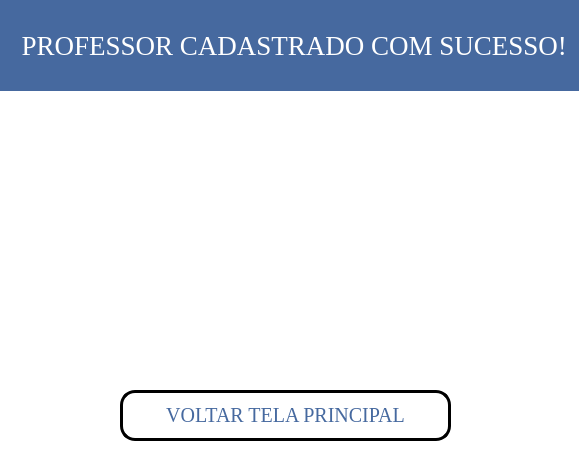
<?xml version="1.0" encoding="UTF-8"?>
<ui version="4.0">
 <class>tela_aluno_matriculado</class>
 <widget class="QMainWindow" name="tela_aluno_matriculado">
  <property name="geometry">
   <rect>
    <x>0</x>
    <y>0</y>
    <width>579</width>
    <height>455</height>
   </rect>
  </property>
  <property name="windowTitle">
   <string>Confirmação de Cadastro</string>
  </property>
  <property name="windowIcon">
   <iconset>
    <normaloff>../../../Downloads/Colorful Modern Infinity Technology Free Logo.png</normaloff>../../../Downloads/Colorful Modern Infinity Technology Free Logo.png</iconset>
  </property>
  <property name="styleSheet">
   <string notr="true">background-color:rgb(255, 255, 255)</string>
  </property>
  <widget class="QWidget" name="centralwidget">
   <widget class="QLabel" name="label_2">
    <property name="geometry">
     <rect>
      <x>-70</x>
      <y>0</y>
      <width>661</width>
      <height>91</height>
     </rect>
    </property>
    <property name="font">
     <font>
      <family>Georgia</family>
      <pointsize>20</pointsize>
      <weight>50</weight>
      <bold>false</bold>
     </font>
    </property>
    <property name="styleSheet">
     <string notr="true">background-color:rgb(70, 105, 159);
color:rgb(255, 255, 255)</string>
    </property>
    <property name="text">
     <string>          PROFESSOR CADASTRADO COM SUCESSO!</string>
    </property>
    <property name="alignment">
     <set>Qt::AlignCenter</set>
    </property>
   </widget>
   <widget class="QLabel" name="label">
    <property name="geometry">
     <rect>
      <x>0</x>
      <y>80</y>
      <width>591</width>
      <height>351</height>
     </rect>
    </property>
    <property name="text">
     <string/>
    </property>
    <property name="pixmap">
     <pixmap>imagens/LOGO_UNIVERS.png</pixmap>
    </property>
    <property name="scaledContents">
     <bool>true</bool>
    </property>
   </widget>
   <widget class="QPushButton" name="botao_tela_principal">
    <property name="geometry">
     <rect>
      <x>120</x>
      <y>390</y>
      <width>331</width>
      <height>51</height>
     </rect>
    </property>
    <property name="font">
     <font>
      <family>Georgia</family>
      <pointsize>15</pointsize>
      <weight>50</weight>
      <bold>false</bold>
     </font>
    </property>
    <property name="cursor">
     <cursorShape>UpArrowCursor</cursorShape>
    </property>
    <property name="styleSheet">
     <string notr="true">QPushButton{
color: rgb(70, 105, 159);
}

QPushButton{
background-color: rgb(255, 255, 255)
}

QPushButton:hover{
	background-color: lightblue
}

QPushButton{
border:3px solid black;
border-radius: 15px;
padding: 2px;
}</string>
    </property>
    <property name="text">
     <string>VOLTAR TELA PRINCIPAL</string>
    </property>
    <property name="icon">
     <iconset>
      <normaloff>imagens/9868474931649315515-128.png</normaloff>imagens/9868474931649315515-128.png</iconset>
    </property>
    <property name="iconSize">
     <size>
      <width>30</width>
      <height>30</height>
     </size>
    </property>
   </widget>
   <zorder>label</zorder>
   <zorder>label_2</zorder>
   <zorder>botao_tela_principal</zorder>
  </widget>
 </widget>
 <resources/>
 <connections/>
</ui>
